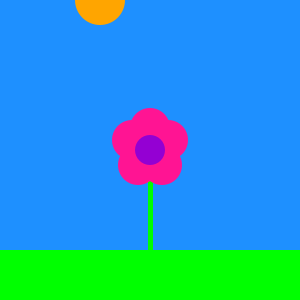
Frame 1 (no input)
Frame 60 (the mouse pressed at the canvas centre just before this capture): identical to frame 1, image omitted
Frame 120 (the mouse held since frame 60 and released just before this capture): identical to frame 1, image omitted

The Processing sketch that drew this single still picture (run headless with seeded random() and noise(); from frame 60 on, the mouse is pressed at the canvas centre):

// Processing sketch: processing_36323
// ── processing_36323.pde

void setup() {   //initial set-up stuff
  size(300,300);
  background(30,144,255);
  smooth();
}

void draw() {
  
if (mouseY < height/3) {  //conditional so that the two images I made will switch when the mouse passes the vertical center of the image
  rectMode(CORNERS);
  noStroke();
  fill(30,144,255);
  rect(0,0,300,250);  //rectangle that makes the blue sky
  fill(0,255,0);
  rect(0,250,300,300);  //grassy ground rectangle
  fill(255,165,0);
  ellipse(width/3,mouseY,50,50);  //sun that moves around
  stroke(0,255,0);
  strokeWeight(5);
  line(width/2,250,width/2,150);  //flower stem
  noStroke();
  fill(255,20,147);
  ellipse(width/2+12,height/2+15,40,40);  //flower petals
  ellipse(width/2-12,height/2+15,40,40);
  ellipse(width/2+18,height/2-10,40,40);
  ellipse(width/2-18,height/2-10,40,40);
  ellipse(width/2,height/2-22,40,40);
  fill(148,0,211);
  ellipse(width/2,height/2,30,30);  //flower center
  
}

if (mouseY > height/2) {  //conditional that makes cold picture appear
  fill(30,144,255);
  rect(0,0,300,250);  //blue sky
  stroke(0);
  strokeWeight(3);
  line(width/2,115,200,95);  //snowman arms
  line(width/2,115,100,95);
  noStroke();
  fill(255);
  rect(0,250,300,300);  //snowy ground
  ellipse(width/2,200,120,120);  //snowman body
  ellipse(width/2,120,80,80);
  ellipse(width/2,60,60,60);
  fill(0);
  ellipse(width/2-10,50,5,5);  //snowman eyes
  ellipse(width/2+10,50,5,5);
  ellipse(width/2,95,5,5);  //snowman buttons
  ellipse(width/2,115,5,5);
  ellipse(width/2,135,5,5);
}
}  //yay it's done and works!  
